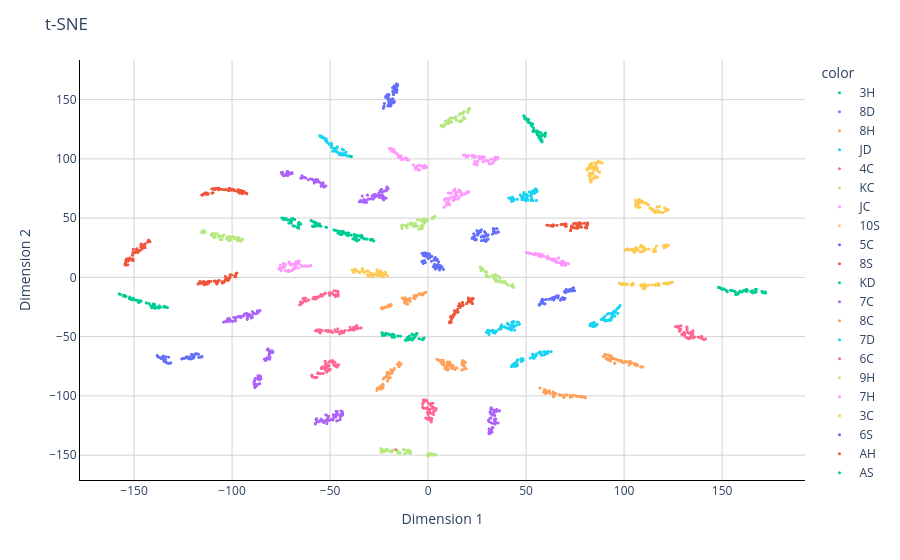

The code cell stored with this chart in its notebook:
### Code cell
# Create a scatter plot
fig = px.scatter(None, x=X_embedded[:,0], y=X_embedded[:,1],
                 labels={
                     "x": "Dimension 1",
                     "y": "Dimension 2"
                 },
                 opacity=1, color=[class_index_to_string(x) for x in labels.tolist()], color_discrete_map=suit_colours)

"""
# Create a scatter plot
fig = px.scatter_3d(None, x=X_embedded[:,0], y=X_embedded[:,1], z=X_embedded[:,2],
                 labels={
                     "x": "Dimension 1",
                     "y": "Dimension 2",
                     "z": "Dimension 3",
                 },
                 opacity=1, color=[class_index_to_string(x) for x in labels.tolist()], color_discrete_map=rank_colours)
"""

# Change chart background color
fig.update_layout(dict(plot_bgcolor = 'white'))

# Update axes lines
fig.update_xaxes(showgrid=True, gridwidth=1, gridcolor='lightgrey', 
                 zeroline=True, zerolinewidth=1, zerolinecolor='lightgrey', 
                 showline=True, linewidth=1, linecolor='black')

fig.update_yaxes(showgrid=True, gridwidth=1, gridcolor='lightgrey', 
                 zeroline=True, zerolinewidth=1, zerolinecolor='lightgrey', 
                 showline=True, linewidth=1, linecolor='black')

# Set figure title
fig.update_layout(title_text="t-SNE")

# Update marker size
fig.update_traces(marker=dict(size=3))

fig.show()
